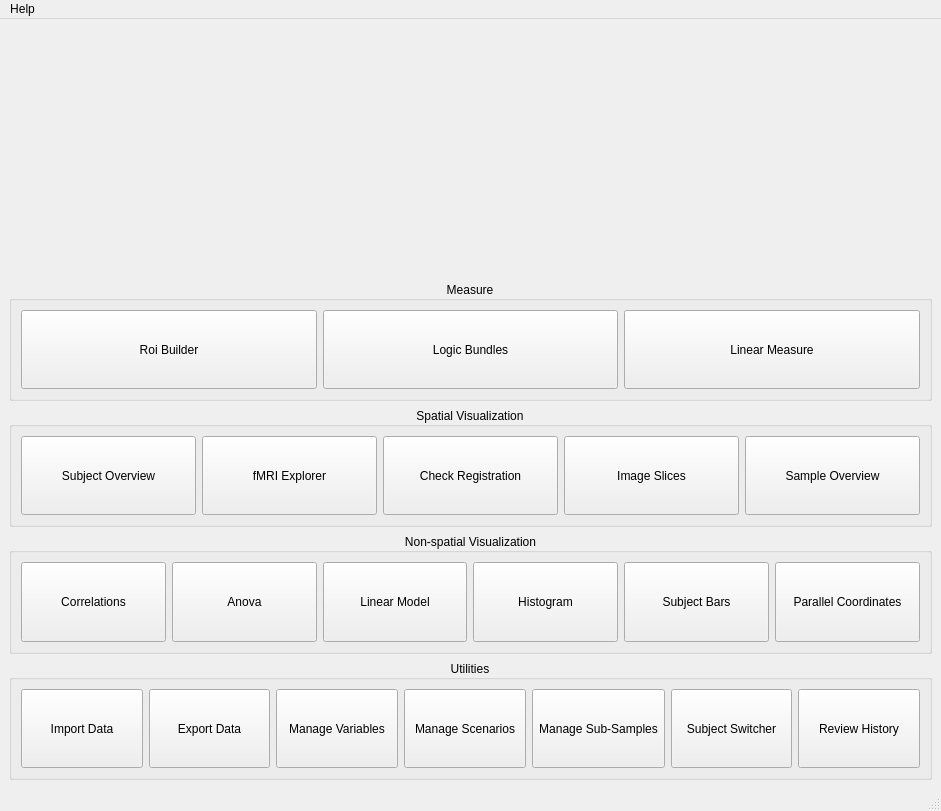
<?xml version="1.0" encoding="UTF-8"?>
<ui version="4.0">
 <class>BravizMenu</class>
 <widget class="QMainWindow" name="BravizMenu">
  <property name="geometry">
   <rect>
    <x>0</x>
    <y>0</y>
    <width>941</width>
    <height>811</height>
   </rect>
  </property>
  <property name="windowTitle">
   <string>Braviz Menu</string>
  </property>
  <property name="windowIcon">
   <iconset resource="resources.qrc">
    <normaloff>:/icons/braviz_dianita_small.png</normaloff>:/icons/braviz_dianita_small.png</iconset>
  </property>
  <widget class="QWidget" name="centralwidget">
   <layout class="QVBoxLayout" name="verticalLayout">
    <item>
     <widget class="QLabel" name="label">
      <property name="pixmap">
       <pixmap resource="resources.qrc">:/icons/braviz_h.png</pixmap>
      </property>
      <property name="scaledContents">
       <bool>false</bool>
      </property>
      <property name="alignment">
       <set>Qt::AlignCenter</set>
      </property>
     </widget>
    </item>
    <item>
     <widget class="QFrame" name="frame">
      <property name="frameShape">
       <enum>QFrame::NoFrame</enum>
      </property>
      <property name="frameShadow">
       <enum>QFrame::Plain</enum>
      </property>
      <layout class="QHBoxLayout" name="horizontalLayout_5">
       <item>
        <widget class="QLabel" name="project_label">
         <property name="font">
          <font>
           <pointsize>18</pointsize>
          </font>
         </property>
         <property name="text">
          <string>&lt;Project&gt;</string>
         </property>
         <property name="alignment">
          <set>Qt::AlignCenter</set>
         </property>
        </widget>
       </item>
      </layout>
     </widget>
    </item>
    <item>
     <widget class="QGroupBox" name="groupBox">
      <property name="title">
       <string>Measure</string>
      </property>
      <property name="alignment">
       <set>Qt::AlignCenter</set>
      </property>
      <property name="flat">
       <bool>false</bool>
      </property>
      <layout class="QHBoxLayout" name="horizontalLayout" stretch="2,2,2">
       <item>
        <widget class="QToolButton" name="roi_builder">
         <property name="sizePolicy">
          <sizepolicy hsizetype="Preferred" vsizetype="Preferred">
           <horstretch>0</horstretch>
           <verstretch>0</verstretch>
          </sizepolicy>
         </property>
         <property name="text">
          <string>Roi Builder</string>
         </property>
         <property name="icon">
          <iconset resource="resources.qrc">
           <normaloff>:/icons/roi_builder.png</normaloff>:/icons/roi_builder.png</iconset>
         </property>
         <property name="iconSize">
          <size>
           <width>60</width>
           <height>60</height>
          </size>
         </property>
         <property name="toolButtonStyle">
          <enum>Qt::ToolButtonTextUnderIcon</enum>
         </property>
        </widget>
       </item>
       <item>
        <widget class="QToolButton" name="logic_bundles">
         <property name="sizePolicy">
          <sizepolicy hsizetype="Preferred" vsizetype="Preferred">
           <horstretch>0</horstretch>
           <verstretch>0</verstretch>
          </sizepolicy>
         </property>
         <property name="text">
          <string>Logic Bundles</string>
         </property>
         <property name="icon">
          <iconset resource="resources.qrc">
           <normaloff>:/icons/logic.png</normaloff>:/icons/logic.png</iconset>
         </property>
         <property name="iconSize">
          <size>
           <width>60</width>
           <height>60</height>
          </size>
         </property>
         <property name="toolButtonStyle">
          <enum>Qt::ToolButtonTextUnderIcon</enum>
         </property>
        </widget>
       </item>
       <item>
        <widget class="QToolButton" name="linear_measure">
         <property name="sizePolicy">
          <sizepolicy hsizetype="Preferred" vsizetype="Preferred">
           <horstretch>0</horstretch>
           <verstretch>0</verstretch>
          </sizepolicy>
         </property>
         <property name="text">
          <string>Linear Measure</string>
         </property>
         <property name="icon">
          <iconset resource="resources.qrc">
           <normaloff>:/icons/measure.png</normaloff>:/icons/measure.png</iconset>
         </property>
         <property name="iconSize">
          <size>
           <width>60</width>
           <height>60</height>
          </size>
         </property>
         <property name="toolButtonStyle">
          <enum>Qt::ToolButtonTextUnderIcon</enum>
         </property>
        </widget>
       </item>
      </layout>
     </widget>
    </item>
    <item>
     <widget class="QGroupBox" name="groupBox_2">
      <property name="title">
       <string>Spatial Visualization</string>
      </property>
      <property name="alignment">
       <set>Qt::AlignCenter</set>
      </property>
      <layout class="QHBoxLayout" name="horizontalLayout_2" stretch="2,2,2,2,2">
       <item>
        <widget class="QToolButton" name="subject_overview">
         <property name="sizePolicy">
          <sizepolicy hsizetype="Preferred" vsizetype="Preferred">
           <horstretch>0</horstretch>
           <verstretch>0</verstretch>
          </sizepolicy>
         </property>
         <property name="text">
          <string>Subject Overview</string>
         </property>
         <property name="icon">
          <iconset resource="resources.qrc">
           <normaloff>:/icons/some_fibers.PNG</normaloff>:/icons/some_fibers.PNG</iconset>
         </property>
         <property name="iconSize">
          <size>
           <width>60</width>
           <height>60</height>
          </size>
         </property>
         <property name="toolButtonStyle">
          <enum>Qt::ToolButtonTextUnderIcon</enum>
         </property>
        </widget>
       </item>
       <item>
        <widget class="QToolButton" name="fmri_explorer">
         <property name="sizePolicy">
          <sizepolicy hsizetype="Preferred" vsizetype="Preferred">
           <horstretch>0</horstretch>
           <verstretch>0</verstretch>
          </sizepolicy>
         </property>
         <property name="text">
          <string>fMRI Explorer</string>
         </property>
         <property name="icon">
          <iconset resource="resources.qrc">
           <normaloff>:/icons/fmri_explore_small.png</normaloff>:/icons/fmri_explore_small.png</iconset>
         </property>
         <property name="iconSize">
          <size>
           <width>60</width>
           <height>60</height>
          </size>
         </property>
         <property name="toolButtonStyle">
          <enum>Qt::ToolButtonTextUnderIcon</enum>
         </property>
        </widget>
       </item>
       <item>
        <widget class="QToolButton" name="check_registration">
         <property name="sizePolicy">
          <sizepolicy hsizetype="Preferred" vsizetype="Preferred">
           <horstretch>0</horstretch>
           <verstretch>0</verstretch>
          </sizepolicy>
         </property>
         <property name="text">
          <string>Check Registration</string>
         </property>
         <property name="icon">
          <iconset resource="resources.qrc">
           <normaloff>:/icons/check_reg.png</normaloff>:/icons/check_reg.png</iconset>
         </property>
         <property name="iconSize">
          <size>
           <width>60</width>
           <height>60</height>
          </size>
         </property>
         <property name="toolButtonStyle">
          <enum>Qt::ToolButtonTextUnderIcon</enum>
         </property>
        </widget>
       </item>
       <item>
        <widget class="QToolButton" name="image_slices">
         <property name="sizePolicy">
          <sizepolicy hsizetype="Preferred" vsizetype="Preferred">
           <horstretch>0</horstretch>
           <verstretch>0</verstretch>
          </sizepolicy>
         </property>
         <property name="text">
          <string>Image Slices</string>
         </property>
         <property name="icon">
          <iconset resource="resources.qrc">
           <normaloff>:/icons/braviz_dianita.png</normaloff>:/icons/braviz_dianita.png</iconset>
         </property>
         <property name="iconSize">
          <size>
           <width>60</width>
           <height>60</height>
          </size>
         </property>
         <property name="toolButtonStyle">
          <enum>Qt::ToolButtonTextUnderIcon</enum>
         </property>
        </widget>
       </item>
       <item>
        <widget class="QToolButton" name="sample_overview">
         <property name="sizePolicy">
          <sizepolicy hsizetype="Preferred" vsizetype="Preferred">
           <horstretch>0</horstretch>
           <verstretch>0</verstretch>
          </sizepolicy>
         </property>
         <property name="text">
          <string>Sample Overview</string>
         </property>
         <property name="icon">
          <iconset resource="resources.qrc">
           <normaloff>:/icons/sample_overview.PNG</normaloff>:/icons/sample_overview.PNG</iconset>
         </property>
         <property name="iconSize">
          <size>
           <width>60</width>
           <height>60</height>
          </size>
         </property>
         <property name="toolButtonStyle">
          <enum>Qt::ToolButtonTextUnderIcon</enum>
         </property>
        </widget>
       </item>
      </layout>
     </widget>
    </item>
    <item>
     <widget class="QGroupBox" name="groupBox_3">
      <property name="title">
       <string>Non-spatial Visualization</string>
      </property>
      <property name="alignment">
       <set>Qt::AlignCenter</set>
      </property>
      <layout class="QHBoxLayout" name="horizontalLayout_3" stretch="2,2,2,2,2,2">
       <item>
        <widget class="QToolButton" name="correlations">
         <property name="sizePolicy">
          <sizepolicy hsizetype="Preferred" vsizetype="Preferred">
           <horstretch>0</horstretch>
           <verstretch>0</verstretch>
          </sizepolicy>
         </property>
         <property name="text">
          <string>Correlations</string>
         </property>
         <property name="icon">
          <iconset resource="resources.qrc">
           <normaloff>:/icons/correlations_app.png</normaloff>:/icons/correlations_app.png</iconset>
         </property>
         <property name="iconSize">
          <size>
           <width>60</width>
           <height>60</height>
          </size>
         </property>
         <property name="toolButtonStyle">
          <enum>Qt::ToolButtonTextUnderIcon</enum>
         </property>
        </widget>
       </item>
       <item>
        <widget class="QToolButton" name="anova">
         <property name="sizePolicy">
          <sizepolicy hsizetype="Preferred" vsizetype="Preferred">
           <horstretch>0</horstretch>
           <verstretch>0</verstretch>
          </sizepolicy>
         </property>
         <property name="text">
          <string>Anova</string>
         </property>
         <property name="icon">
          <iconset resource="resources.qrc">
           <normaloff>:/icons/baviz_anova.png</normaloff>:/icons/baviz_anova.png</iconset>
         </property>
         <property name="iconSize">
          <size>
           <width>60</width>
           <height>60</height>
          </size>
         </property>
         <property name="toolButtonStyle">
          <enum>Qt::ToolButtonTextUnderIcon</enum>
         </property>
        </widget>
       </item>
       <item>
        <widget class="QToolButton" name="linear_model">
         <property name="sizePolicy">
          <sizepolicy hsizetype="Preferred" vsizetype="Preferred">
           <horstretch>0</horstretch>
           <verstretch>0</verstretch>
          </sizepolicy>
         </property>
         <property name="text">
          <string>Linear Model</string>
         </property>
         <property name="icon">
          <iconset resource="resources.qrc">
           <normaloff>:/icons/linear.png</normaloff>:/icons/linear.png</iconset>
         </property>
         <property name="iconSize">
          <size>
           <width>60</width>
           <height>60</height>
          </size>
         </property>
         <property name="toolButtonStyle">
          <enum>Qt::ToolButtonTextUnderIcon</enum>
         </property>
        </widget>
       </item>
       <item>
        <widget class="QToolButton" name="histogram">
         <property name="sizePolicy">
          <sizepolicy hsizetype="Preferred" vsizetype="Preferred">
           <horstretch>0</horstretch>
           <verstretch>0</verstretch>
          </sizepolicy>
         </property>
         <property name="text">
          <string>Histogram</string>
         </property>
         <property name="icon">
          <iconset resource="resources.qrc">
           <normaloff>:/icons/braviz_dianita.png</normaloff>:/icons/braviz_dianita.png</iconset>
         </property>
         <property name="iconSize">
          <size>
           <width>60</width>
           <height>60</height>
          </size>
         </property>
         <property name="toolButtonStyle">
          <enum>Qt::ToolButtonTextUnderIcon</enum>
         </property>
        </widget>
       </item>
       <item>
        <widget class="QToolButton" name="subject_bars">
         <property name="sizePolicy">
          <sizepolicy hsizetype="Preferred" vsizetype="Preferred">
           <horstretch>0</horstretch>
           <verstretch>0</verstretch>
          </sizepolicy>
         </property>
         <property name="text">
          <string>Subject Bars</string>
         </property>
         <property name="icon">
          <iconset resource="resources.qrc">
           <normaloff>:/icons/braviz_dianita.png</normaloff>:/icons/braviz_dianita.png</iconset>
         </property>
         <property name="iconSize">
          <size>
           <width>60</width>
           <height>60</height>
          </size>
         </property>
         <property name="toolButtonStyle">
          <enum>Qt::ToolButtonTextUnderIcon</enum>
         </property>
        </widget>
       </item>
       <item>
        <widget class="QToolButton" name="parallel_coordinates">
         <property name="sizePolicy">
          <sizepolicy hsizetype="Preferred" vsizetype="Preferred">
           <horstretch>0</horstretch>
           <verstretch>0</verstretch>
          </sizepolicy>
         </property>
         <property name="text">
          <string>Parallel Coordinates</string>
         </property>
         <property name="icon">
          <iconset resource="resources.qrc">
           <normaloff>:/icons/parallel_coords_logo.png</normaloff>:/icons/parallel_coords_logo.png</iconset>
         </property>
         <property name="iconSize">
          <size>
           <width>60</width>
           <height>60</height>
          </size>
         </property>
         <property name="toolButtonStyle">
          <enum>Qt::ToolButtonTextUnderIcon</enum>
         </property>
        </widget>
       </item>
      </layout>
     </widget>
    </item>
    <item>
     <widget class="QGroupBox" name="groupBox_4">
      <property name="title">
       <string>Utilities</string>
      </property>
      <property name="alignment">
       <set>Qt::AlignCenter</set>
      </property>
      <layout class="QHBoxLayout" name="horizontalLayout_4" stretch="2,2,2,2,2,2,2">
       <item>
        <widget class="QToolButton" name="import_data">
         <property name="sizePolicy">
          <sizepolicy hsizetype="Preferred" vsizetype="Preferred">
           <horstretch>0</horstretch>
           <verstretch>0</verstretch>
          </sizepolicy>
         </property>
         <property name="text">
          <string>Import Data</string>
         </property>
         <property name="icon">
          <iconset resource="resources.qrc">
           <normaloff>:/icons/database_in.png</normaloff>:/icons/database_in.png</iconset>
         </property>
         <property name="iconSize">
          <size>
           <width>60</width>
           <height>60</height>
          </size>
         </property>
         <property name="toolButtonStyle">
          <enum>Qt::ToolButtonTextUnderIcon</enum>
         </property>
        </widget>
       </item>
       <item>
        <widget class="QToolButton" name="export_data">
         <property name="sizePolicy">
          <sizepolicy hsizetype="Preferred" vsizetype="Preferred">
           <horstretch>0</horstretch>
           <verstretch>0</verstretch>
          </sizepolicy>
         </property>
         <property name="text">
          <string>Export Data</string>
         </property>
         <property name="icon">
          <iconset resource="resources.qrc">
           <normaloff>:/icons/database_out.png</normaloff>:/icons/database_out.png</iconset>
         </property>
         <property name="iconSize">
          <size>
           <width>60</width>
           <height>60</height>
          </size>
         </property>
         <property name="toolButtonStyle">
          <enum>Qt::ToolButtonTextUnderIcon</enum>
         </property>
        </widget>
       </item>
       <item>
        <widget class="QToolButton" name="manage_variables">
         <property name="sizePolicy">
          <sizepolicy hsizetype="Preferred" vsizetype="Preferred">
           <horstretch>0</horstretch>
           <verstretch>0</verstretch>
          </sizepolicy>
         </property>
         <property name="text">
          <string>Manage Variables</string>
         </property>
         <property name="icon">
          <iconset resource="resources.qrc">
           <normaloff>:/icons/database.png</normaloff>:/icons/database.png</iconset>
         </property>
         <property name="iconSize">
          <size>
           <width>60</width>
           <height>60</height>
          </size>
         </property>
         <property name="toolButtonStyle">
          <enum>Qt::ToolButtonTextUnderIcon</enum>
         </property>
        </widget>
       </item>
       <item>
        <widget class="QToolButton" name="manage_scenarios">
         <property name="sizePolicy">
          <sizepolicy hsizetype="Preferred" vsizetype="Preferred">
           <horstretch>0</horstretch>
           <verstretch>0</verstretch>
          </sizepolicy>
         </property>
         <property name="text">
          <string>Manage Scenarios</string>
         </property>
         <property name="icon">
          <iconset resource="resources.qrc">
           <normaloff>:/icons/braviz_dianita_small.png</normaloff>:/icons/braviz_dianita_small.png</iconset>
         </property>
         <property name="iconSize">
          <size>
           <width>60</width>
           <height>60</height>
          </size>
         </property>
         <property name="toolButtonStyle">
          <enum>Qt::ToolButtonTextUnderIcon</enum>
         </property>
        </widget>
       </item>
       <item>
        <widget class="QToolButton" name="manage_subsamples">
         <property name="sizePolicy">
          <sizepolicy hsizetype="Preferred" vsizetype="Preferred">
           <horstretch>0</horstretch>
           <verstretch>0</verstretch>
          </sizepolicy>
         </property>
         <property name="text">
          <string>Manage Sub-Samples</string>
         </property>
         <property name="icon">
          <iconset resource="resources.qrc">
           <normaloff>:/icons/kontact_contacts.png</normaloff>:/icons/kontact_contacts.png</iconset>
         </property>
         <property name="iconSize">
          <size>
           <width>60</width>
           <height>60</height>
          </size>
         </property>
         <property name="toolButtonStyle">
          <enum>Qt::ToolButtonTextUnderIcon</enum>
         </property>
        </widget>
       </item>
       <item>
        <widget class="QToolButton" name="subject_switcher">
         <property name="sizePolicy">
          <sizepolicy hsizetype="Preferred" vsizetype="Preferred">
           <horstretch>0</horstretch>
           <verstretch>0</verstretch>
          </sizepolicy>
         </property>
         <property name="text">
          <string>Subject Switcher</string>
         </property>
         <property name="icon">
          <iconset resource="resources.qrc">
           <normaloff>:/icons/metacontact_online.png</normaloff>:/icons/metacontact_online.png</iconset>
         </property>
         <property name="iconSize">
          <size>
           <width>60</width>
           <height>60</height>
          </size>
         </property>
         <property name="toolButtonStyle">
          <enum>Qt::ToolButtonTextUnderIcon</enum>
         </property>
        </widget>
       </item>
       <item>
        <widget class="QToolButton" name="review_history">
         <property name="sizePolicy">
          <sizepolicy hsizetype="Preferred" vsizetype="Preferred">
           <horstretch>0</horstretch>
           <verstretch>0</verstretch>
          </sizepolicy>
         </property>
         <property name="text">
          <string>Review History</string>
         </property>
         <property name="icon">
          <iconset resource="resources.qrc">
           <normaloff>:/icons/braviz_dianita.png</normaloff>:/icons/braviz_dianita.png</iconset>
         </property>
         <property name="iconSize">
          <size>
           <width>60</width>
           <height>60</height>
          </size>
         </property>
         <property name="toolButtonStyle">
          <enum>Qt::ToolButtonTextUnderIcon</enum>
         </property>
        </widget>
       </item>
      </layout>
     </widget>
    </item>
   </layout>
  </widget>
  <widget class="QMenuBar" name="menubar">
   <property name="geometry">
    <rect>
     <x>0</x>
     <y>0</y>
     <width>941</width>
     <height>21</height>
    </rect>
   </property>
   <widget class="QMenu" name="menuHelp">
    <property name="title">
     <string>Help</string>
    </property>
    <addaction name="action_about"/>
    <addaction name="action_usage"/>
   </widget>
   <addaction name="menuHelp"/>
  </widget>
  <widget class="QStatusBar" name="statusbar"/>
  <action name="action_about">
   <property name="text">
    <string>About</string>
   </property>
  </action>
  <action name="action_usage">
   <property name="text">
    <string>Braviz Help</string>
   </property>
  </action>
 </widget>
 <resources>
  <include location="resources.qrc"/>
 </resources>
 <connections/>
</ui>
